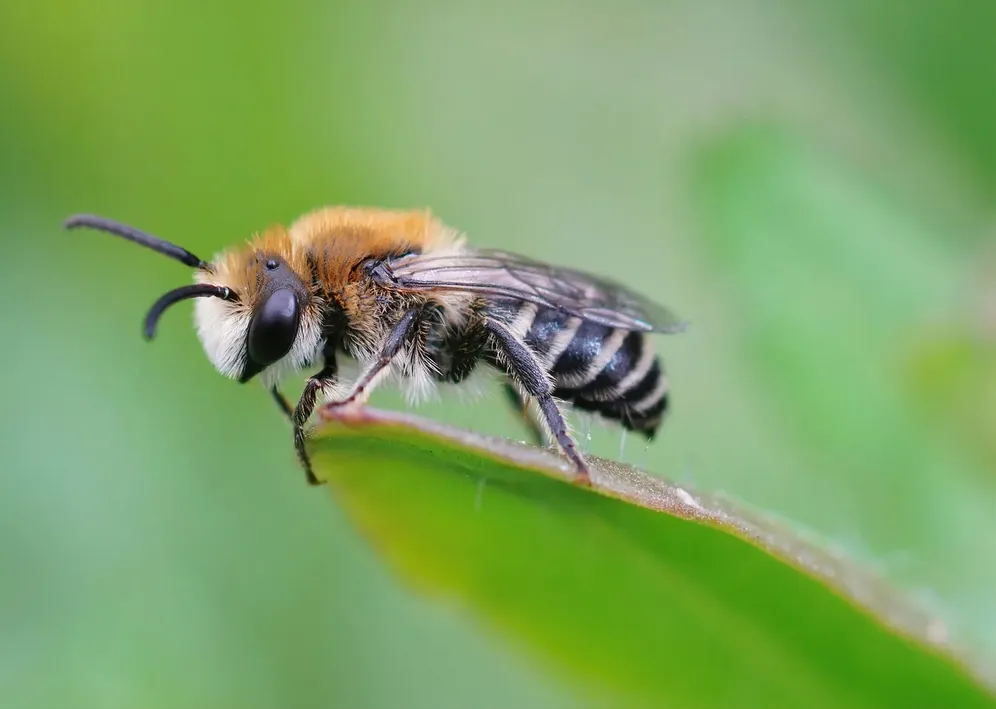
#> input picture assets/scene1/raw_bee.webp, 996 x 709 px, shrunk from 1600 x 1139 before the run, found by its file name
$ python bee_extractor.py
#> lines starting #> are read from the running program, lines starting #| are printed output that depends on the picture; after the words box and inside, x2 and y2 are one past the last pixel; in counts of white or black regions, pixels touching at a corner belong together
import cv2
import numpy as np
import matplotlib.pyplot as plt

def create_transparent_mask(mask, rgb):
    # Create an alpha channel where the mask value is non-zero
    alpha_channel = np.where(mask > 0, 255, 0).astype(np.uint8)
    # Invert mask because of manim white background
    mask_r = np.where(mask > 0, rgb[0], 0).astype(np.uint8)
    mask_g = np.where(mask > 0, rgb[1], 0).astype(np.uint8)
    mask_b = np.where(mask > 0, rgb[2], 0).astype(np.uint8)
    # Stack the mask to make it a 3-channel image
    rgba_mask = cv2.merge([mask_b, mask_g, mask_r, alpha_channel])
    return rgba_mask

def extract_bee(image: str) -> None:
#> called with image = 'assets/scene1/raw_bee.webp'
    if not image: raise Exception("No image provided")

    # Obtain image from path
    image = cv2.imread(image)
#> image is the input picture: shape (709, 996, 3); mean B, G, R 101.4, 164.3, 126.7

    # Change the color space to HSV
    hsv_image = cv2.cvtColor(image, cv2.COLOR_BGR2HSV)
#> hsv_image: shape (709, 996, 3); mean H, S, V 53.3, 103.9, 166.2

    # Yellow extraction
    lower_yellow = np.array([0, 0, 0])
    upper_yellow = np.array([35, 255, 255])

    yellow_mask = cv2.inRange(hsv_image, lower_yellow, upper_yellow)
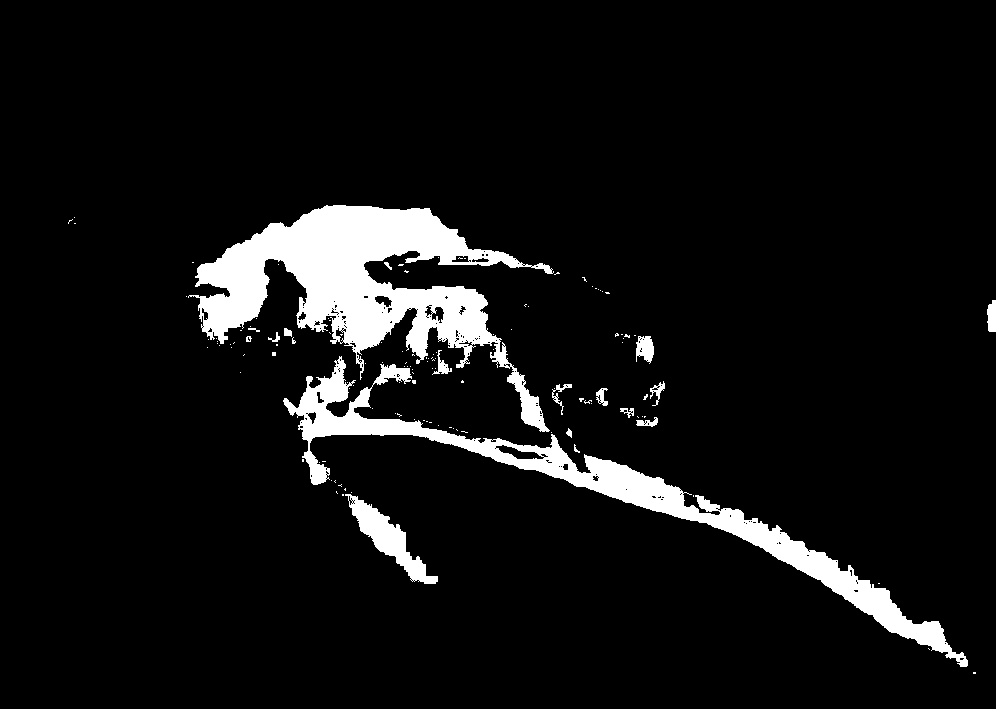
#> yellow_mask: shape (709, 996); 7.1% white; 131 white regions (113 under 20 px), largest, box (x1, y1, x2, y2) and area: (188, 205, 554, 432) 27470, (283, 356, 968, 667) 18229, (345, 494, 438, 584) 2350

    # Black extraction
    lower_black = np.array([0, 0, 0])
    upper_black = np.array([180, 255, 135])

    black_mask = cv2.inRange(hsv_image, lower_black, upper_black)
#> black_mask: shape (709, 996); 6.7% white; 207 white regions (190 under 20 px), largest, box (x1, y1, x2, y2) and area: (232, 247, 669, 525) 41267, (477, 256, 653, 324) 1793, (64, 218, 213, 274) 1676

    # White extraction
    lower_white = np.array([80, 0, 0])
    upper_white = np.array([180, 255, 255])

    white_mask = cv2.inRange(hsv_image, lower_white, upper_white)
#> white_mask: shape (709, 996); 4.9% white; 68 white regions (47 under 20 px), largest, box (x1, y1, x2, y2) and area: (364, 251, 660, 473) 21871, (201, 259, 328, 371) 4851, (326, 308, 440, 417) 3539

    # Transparent wings extraction
    lower_wings = np.array([20, 0, 100])
    upper_wings = np.array([70, 50, 160])

    wings_mask = cv2.inRange(hsv_image, lower_wings, upper_wings)
#> wings_mask: shape (709, 996); 0.81% white; 179 white regions (155 under 20 px), largest, box (x1, y1, x2, y2) and area: (478, 249, 677, 327) 1872, (435, 362, 501, 393) 594, (263, 349, 305, 387) 581

    # Combine masks
    bee_mask = cv2.bitwise_or(yellow_mask, black_mask)
#> bee_mask: shape (709, 996); 12% white; 154 white regions (143 under 20 px), largest, box (x1, y1, x2, y2) and area: (64, 205, 968, 667) 81379, (345, 494, 438, 584) 2350, (987, 300, 996, 332) 246
    bee_mask = cv2.bitwise_or(bee_mask, white_mask)
#> bee_mask: shape (709, 996); 14.5% white; 35 white regions (27 under 20 px), largest, box (x1, y1, x2, y2) and area: (64, 205, 968, 667) 99613, (345, 494, 438, 584) 2350, (987, 300, 996, 332) 246
    bee_mask = cv2.bitwise_or(bee_mask, wings_mask)
#> bee_mask: shape (709, 996); 14.9% white; 31 white regions (24 under 20 px), largest, box (x1, y1, x2, y2) and area: (64, 205, 968, 667) 102437, (345, 494, 438, 584) 2350, (987, 300, 996, 332) 246

    # Apply mask
    masked_image = cv2.bitwise_and(image, image, mask=bee_mask)
    masked_image[bee_mask == 0] = [255, 255, 255]

    # Green removal mask
    lower_green = np.array([0, 100, 50])
    upper_green = np.array([50, 255, 255])

    green_mask = cv2.inRange(masked_image, lower_green, upper_green)
#> green_mask: shape (709, 996); 1.6% white; 94 white regions (90 under 20 px), largest, box (x1, y1, x2, y2) and area: (308, 420, 638, 525) 8818, (346, 494, 438, 584) 2212, (710, 521, 731, 533) 75, (442, 450, 457, 455) 30

    # Apply removal masks
    non_removed_green = masked_image.copy()
    masked_image[green_mask > 0] = [255, 255, 255]
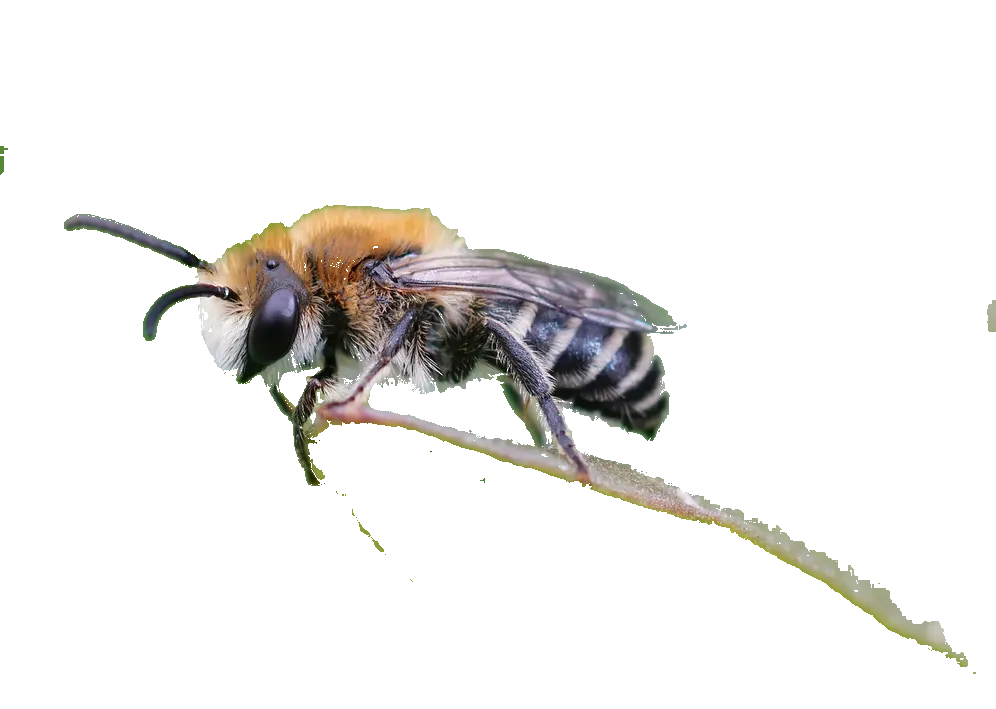
#> masked_image: shape (709, 996, 3); mean B, G, R 236, 237.5, 238.7

    # Show all the images in one window
    fig, ax = plt.subplots(2, 3, figsize=(10, 6))

    fig.suptitle('Bee Extraction')

    ax[0, 0].imshow(cv2.cvtColor(image, cv2.COLOR_BGR2RGB))
    ax[0, 0].set_title('Original Image')

    ax[0, 1].imshow(yellow_mask, cmap='gray')
    ax[0, 1].set_title('Yellow Mask')

    ax[0, 2].imshow(black_mask, cmap='gray')
    ax[0, 2].set_title('Black Mask')

    ax[1, 0].imshow(white_mask, cmap='gray')
    ax[1, 0].set_title('White Mask')

    ax[1, 1].imshow(wings_mask, cmap='gray')
    ax[1, 1].set_title('Wings Mask')

    ax[1, 2].imshow(cv2.cvtColor(masked_image, cv2.COLOR_BGR2RGB))
    ax[1, 2].set_title('Masked Image')

    for axis in ax.flatten(): axis.axis('off')

    cv2.imshow('Bee Extraction', masked_image)
    plt.show()

    return create_transparent_mask(yellow_mask, (255, 255, 30)), \
           create_transparent_mask(black_mask,   (0, 0, 0)), \
           create_transparent_mask(white_mask,   (136, 136, 136)), \
           create_transparent_mask(wings_mask,   (150, 115, 175)), \
           create_transparent_mask(green_mask,   (0, 255, 255)), \
           non_removed_green, \
           masked_image
#> in create_transparent_mask (call 2), `mask_r = np.where(mask > 0, rgb[0], 0).astype(np.uint8)`: mask_r: shape (709, 996); every value is 0

if __name__ == '__main__':
    simple_out = extract_bee('assets/scene1/raw_bee.webp')
#> simple_out = 7 items
    simple_out_names = ['yellow_mask.png', 'black_mask.png', 'white_mask.png', 'wings_mask.png', 'green_mask.png', 'non_removed_green.jpg', 'just_bee.jpg']
    for i in range(len(simple_out)):cv2.imwrite(f'assets/scene1/{simple_out_names[i]}', simple_out[i])
#> this loop made 7 passes

    complex_out = extract_bee('assets/scene1/complex_image.webp')
#> call 2 of extract_bee, with image = 'assets/scene1/complex_image.webp'
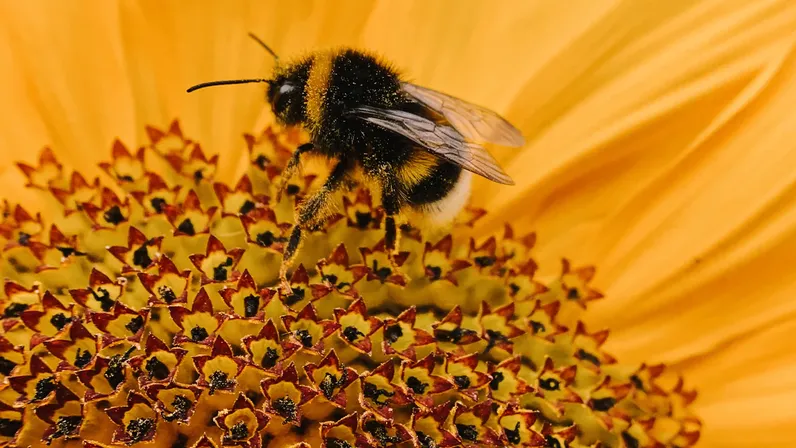
#> input picture assets/scene1/complex_image.webp, 796 x 448 px, shrunk from 1280 x 720 before the run, found by its file name
#> in extract_bee, image is the input picture: shape (448, 796, 3); mean B, G, R 25.4, 121.3, 192.4
#> in extract_bee (call 2), `hsv_image = cv2.cvtColor(image, cv2.COLOR_BGR2HSV)`: hsv_image: shape (448, 796, 3); mean H, S, V 16.9, 221.3, 192.4
#> in extract_bee (call 2), `yellow_mask = cv2.inRange(hsv_image, lower_yellow, upper_yellow)`: yellow_mask: shape (448, 796); 99.6% white; black in thin lines or dots, all inside (x1, y1, x2, y2) = (0, 60, 634, 448)
#> in extract_bee (call 2), `black_mask = cv2.inRange(hsv_image, lower_black, upper_black)`: black_mask: shape (448, 796); 19.1% white; 414 white regions (263 under 20 px), largest, box (x1, y1, x2, y2) and area: (247, 50, 470, 265) 18398, (260, 346, 521, 448) 9601, (4, 313, 98, 446) 3435
#> in extract_bee (call 2), `white_mask = cv2.inRange(hsv_image, lower_white, upper_white)`: white_mask: shape (448, 796); 0.29% white in thin lines or dots, all inside (x1, y1, x2, y2) = (5, 60, 634, 448)
#> in extract_bee (call 2), `wings_mask = cv2.inRange(hsv_image, lower_wings, upper_wings)`: wings_mask: shape (448, 796); 0.01% white in thin lines or dots, all inside (x1, y1, x2, y2) = (40, 61, 395, 439)
#> in extract_bee (call 2), `bee_mask = cv2.bitwise_or(yellow_mask, black_mask)`: bee_mask: shape (448, 796); 100% white; black in thin lines or dots, all inside (x1, y1, x2, y2) = (129, 112, 450, 439)
#> in extract_bee (call 2), `bee_mask = cv2.bitwise_or(bee_mask, white_mask)`: bee_mask: shape (448, 796); every value is 255
#> in extract_bee (call 2), `green_mask = cv2.inRange(masked_image, lower_green, upper_green)`:
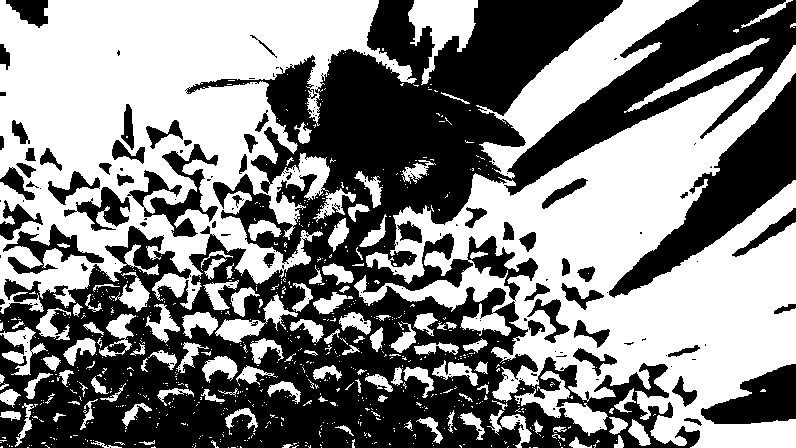
#> green_mask: shape (448, 796); 51.5% white; 193 black regions (138 under 20 px), largest, box (x1, y1, x2, y2) and area: (0, 0, 796, 448) 142327, (609, 73, 796, 298) 11266, (701, 364, 796, 424) 3413
#> in extract_bee (call 2), `masked_image[green_mask > 0] = [255, 255, 255]`:
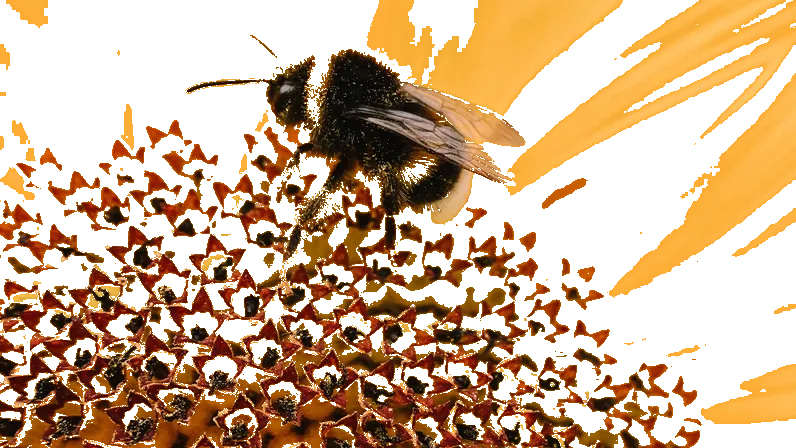
#> masked_image: shape (448, 796, 3); mean B, G, R 146.9, 177.4, 208.1
#> in extract_bee (call 2), `plt.show()`:
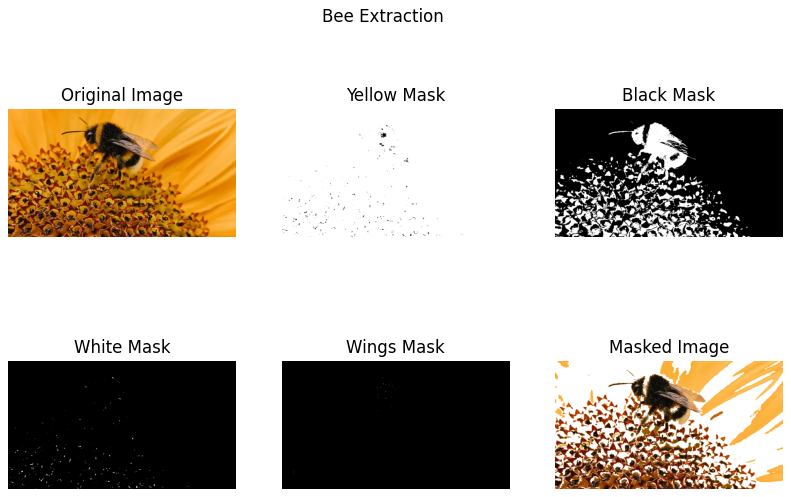
#> figure drawn by matplotlib, 6 panels
#> in create_transparent_mask (call 7), `mask_r = np.where(mask > 0, rgb[0], 0).astype(np.uint8)`: mask_r: shape (448, 796); every value is 0
#> in create_transparent_mask (call 10), `rgba_mask = cv2.merge([mask_b, mask_g, mask_r, alpha_channel])`:
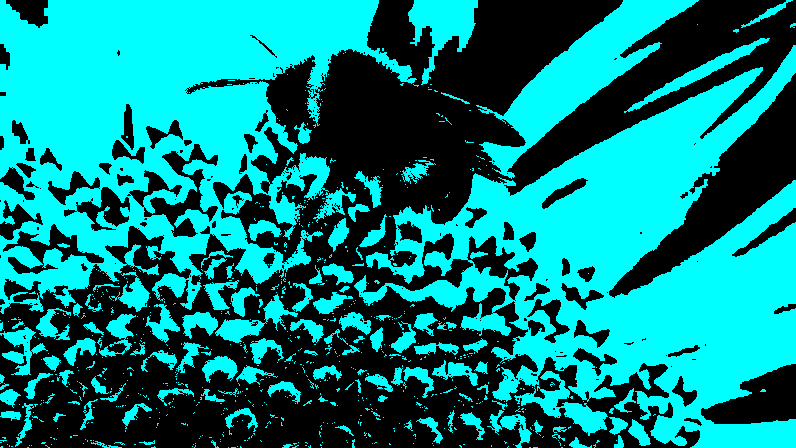
#> rgba_mask: shape (448, 796, 4); mean of channels 0, 1, 2, 3 131.2, 131.2, 0, 131.2; drawn as B, G, R
#> complex_out = 7 items
    complex_out_names = ['new_yellow_mask.png', 'new_black_mask.png', 'new_white_mask.png', 'new_wings_mask.png',
                          'new_green_mask.png', 'new_non_removed_green.jpg', 'masked_complex_image.jpg']
    for i in range(len(complex_out)):cv2.imwrite(f'assets/scene1/{complex_out_names[i]}', complex_out[i])
